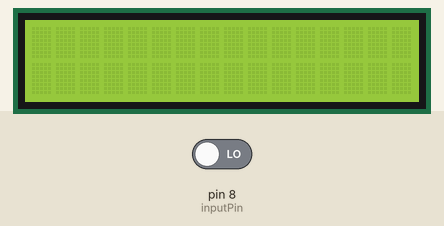
Recording of a sketch running on a simulated Arduino Uno, built with avr-gcc and run on an emulated ATmega328P. Shown: 16×2 character LCD. Inputs (shaded band) come from the test bench; at power-on: pin 8 (inputPin) LOW.

Above: at 1.2 s.
1.3 s: pin 8 (inputPin) driven HIGH
At 1.7 s:
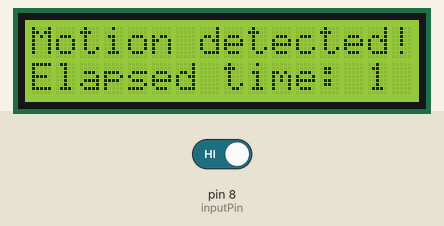
4.3 s: pin 8 (inputPin) driven LOW
At 4.7 s:
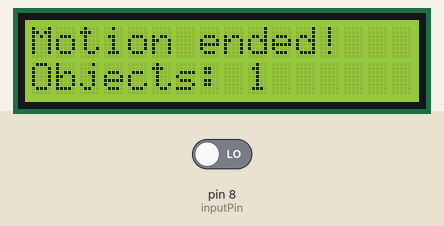
Timing chart, 0 to 7.3 s (numbered marks = the images above; inputs shaded):
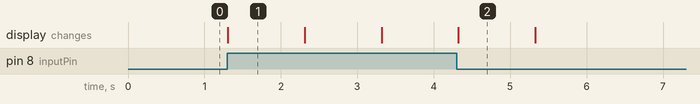

Measured:
- after the input at 1.3 s, the display: changes at once (image 1)
- after the input at 4.3 s, the display: changes at once (image 2)
- what the display in image 1 shows lasts 1.0 s, from 1.3 s to 2.3 s

The sketch:

Lab4.ino
```cpp
#include <LiquidCrystal.h>

LiquidCrystal lcd (2, 3, 4, 5, 6, 7);

int inputPin = 8;               // choose the input pin (for PIR sensor)
int pirState = LOW;             // we start, assuming no motion detected
int val = 0;                    // variable for reading the pin status
int timer = 0;
int contador = 0;

void setup() {
  lcd.begin(16,2);
  pinMode(inputPin, INPUT);     // declare sensor as input
  Serial.begin(9600);
}

void loop() {
  val = digitalRead(inputPin);  // read input value
    while (val == HIGH){
      timer++;
      lcd.print("Motion detected!");
      lcd.setCursor(0,1);
      lcd.print("Elapsed time: " + String(timer));
      pirState = HIGH;
      delay(1000);
      val = digitalRead(inputPin);  // read input value
      lcd.clear();
    }

    if (pirState == HIGH){
      timer = 0;
      contador++;
      lcd.print("Motion ended!");
      lcd.setCursor(0,1);
      lcd.print("Objects: " + String(contador));
      delay(1000);
      lcd.clear();
      pirState = LOW;
    }
}
```
